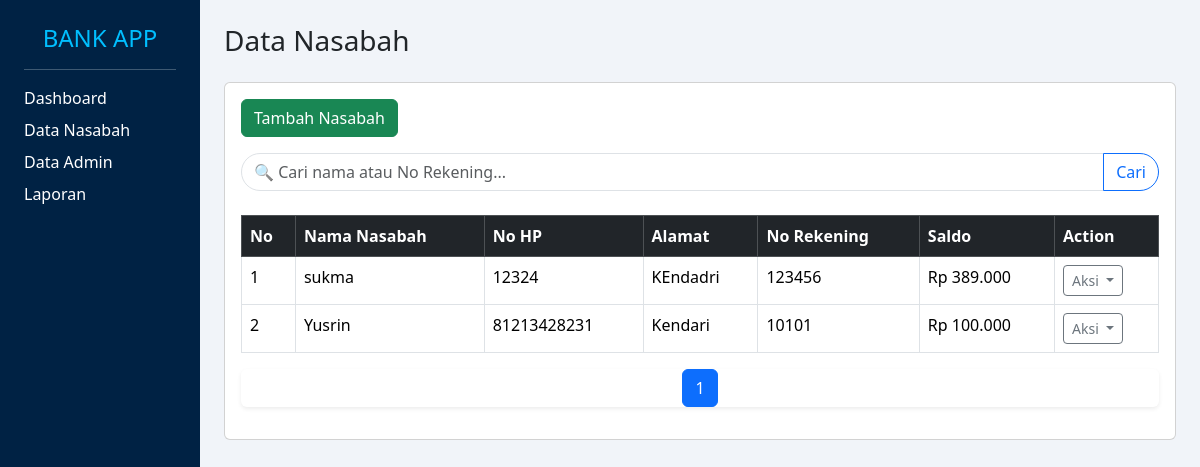
The app's page /view_admin/nasabah/data_nasabah.php with its own data.
### tables this page shows
CREATE TABLE `nasabah` (
  `id_nasabah` int NOT NULL,
  `nama_nasabah` varchar(50) NOT NULL,
  `no_hp_nasabah` varchar(15) NOT NULL,
  `alamat_nasabah` varchar(255) NOT NULL,
  `no_rek_nasabah` int NOT NULL,
  `password_nasabah` varchar(100) NOT NULL,
  `saldo` double NOT NULL
);

### view_admin/nasabah/data_nasabah.php (the view, shortened to what this page needs)
<?php
include 'header.php';
include '../../include/config.php';
$limit = 10;
$page = isset($_GET['page']) ? (int) $_GET['page'] : 1;
$start = ($page - 1) * $limit;
if (isset($_GET['cari']) && $_GET['cari'] != '') {
    $cari = mysqli_real_escape_string($conn, $_GET['cari']);
    $query = mysqli_query($conn, "SELECT * FROM nasabah WHERE nama_nasabah LIKE '%$cari%' OR no_rek_nasabah LIKE '%$cari%' LIMIT $start, $limit");
    $total_query = mysqli_query($conn, "SELECT COUNT(*) as total FROM nasabah WHERE nama_nasabah LIKE '%$cari%' OR no_rek_nasabah LIKE '%$cari%'");
} else {
    $query = mysqli_query($conn, "SELECT * FROM nasabah LIMIT $start, $limit");
    $total_query = mysqli_query($conn, "SELECT COUNT(*) as total FROM nasabah");
}
?>
<div class="col-md-10 p-4">
    <h3 class="mb-4">Data Nasabah</h3>
    <div class="card">
        <div class="card-body">
            <a href="nasabah_tambah.php" class="btn btn-success mb-3">
                <i class="bi bi-person-plus-fill"></i> Tambah Nasabah
            </a>
            <form method="GET" class="mb-4">
                <div class="input-group">
                    <input type="text" name="cari" class="form-control rounded-start-pill"
                        placeholder="🔍 Cari nama atau No Rekening..."
                        value="<?= isset($_GET['cari']) ? htmlspecialchars($_GET['cari']) : '' ?>">
                    <button class="btn btn-outline-primary rounded-end-pill" type="submit">
                        <i class="bi bi-search"></i> Cari
                    </button>
                </div>
            </form>
            <table class="table table-hover table-bordered">
                <thead class="table-dark">
                    <tr>
                        <th>No</th>
                        <th>Nama Nasabah</th>
                        <th>No HP</th>
                        <th>Alamat</th>
                        <th>No Rekening</th>
                        <th>Saldo</th>
                        <th>Action</th>
                    </tr>
                </thead>
                <tbody>
                    <?php
                    $no = 1;
                    while ($data = mysqli_fetch_array($query)) {
                        ?>
                        <tr>
                            <td><?= $no++ ?></td>
                            <td><?= htmlspecialchars($data['nama_nasabah']) ?></td>
                            <td><?= htmlspecialchars($data['no_hp_nasabah']) ?></td>
                            <td><?= htmlspecialchars($data['alamat_nasabah']) ?></td>
                            <td><?= htmlspecialchars($data['no_rek_nasabah']) ?></td>
                            <td>Rp <?= number_format($data['saldo'], 0, ',', '.') ?></td>
                            <td>
                                <div class="dropdown">
                                    <button class="btn btn-outline-secondary btn-sm dropdown-toggle" type="button"
                                        data-bs-toggle="dropdown">
                                        <i class="bi bi-gear-fill"></i> Aksi
                                    </button>
                                </div>
                            </td>
                        </tr>
                    <?php } ?>
                </tbody>
            </table>
            <?php
            $total = mysqli_fetch_assoc($total_query)['total'];
            $total_pages = ceil($total / $limit);
            ?>
            <nav>
  <ul class="pagination justify-content-center shadow-sm rounded">
    <?php for ($i = 1; $i <= $total_pages; $i++): ?>
      <li class="page-item <?= $i == $page ? 'active' : '' ?>">
        <a class="page-link" href="?page=<?= $i ?>&cari=<?= isset($_GET['cari']) ? urlencode($_GET['cari']) : '' ?>">
          <?= $i ?>
        </a>
      </li>
    <?php endfor; ?>
  </ul>
</nav>
        </div>
    </div>
</div>
</body>
</html>

### view_admin/nasabah/header.php (style rules this page uses)
body { background-color: #f1f4f9; }
a { text-decoration: none; color: white; }

### records on screen
nasabah: nama_nasabah "sukma", no_hp_nasabah "12324", alamat_nasabah "KEndadri", no_rek_nasabah "123456", saldo "389.000"
nasabah: nama_nasabah "Yusrin", no_hp_nasabah "81213428231", alamat_nasabah "Kendari", no_rek_nasabah "10101", saldo "100.000"
